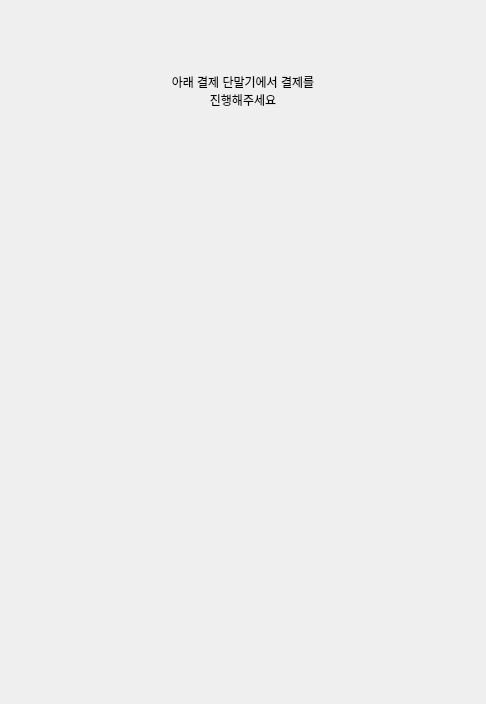
     <widget class="QWidget" name="page_card_pay_guide">
      <layout class="QVBoxLayout" name="verticalLayout_60">
       <property name="spacing">
        <number>0</number>
       </property>
       <property name="leftMargin">
        <number>0</number>
       </property>
       <property name="topMargin">
        <number>0</number>
       </property>
       <property name="rightMargin">
        <number>0</number>
       </property>
       <property name="bottomMargin">
        <number>0</number>
       </property>
       <item>
        <widget class="QWidget" name="widget_54" native="true">
         <property name="minimumSize">
          <size>
           <width>0</width>
           <height>0</height>
          </size>
         </property>
         <property name="maximumSize">
          <size>
           <width>16777215</width>
           <height>16777215</height>
          </size>
         </property>
         <layout class="QVBoxLayout" name="verticalLayout_57">
          <property name="spacing">
           <number>0</number>
          </property>
          <property name="leftMargin">
           <number>0</number>
          </property>
          <property name="topMargin">
           <number>0</number>
          </property>
          <property name="rightMargin">
           <number>0</number>
          </property>
          <property name="bottomMargin">
           <number>0</number>
          </property>
          <item>
           <widget class="QWidget" name="widget_55" native="true">
            <property name="minimumSize">
             <size>
              <width>0</width>
              <height>0</height>
             </size>
            </property>
            <property name="maximumSize">
             <size>
              <width>16777215</width>
              <height>16777215</height>
             </size>
            </property>
            <layout class="QVBoxLayout" name="verticalLayout_58">
             <item>
              <widget class="QWidget" name="widget_56" native="true">
               <layout class="QHBoxLayout" name="horizontalLayout_37">
                <item>
                 <widget class="QLabel" name="label_12">
                  <property name="minimumSize">
                   <size>
                    <width>40</width>
                    <height>40</height>
                   </size>
                  </property>
                  <property name="maximumSize">
                   <size>
                    <width>40</width>
                    <height>40</height>
                   </size>
                  </property>
                  <property name="text">
                   <string/>
                  </property>
                  <property name="pixmap">
                   <pixmap>../src/logo.png</pixmap>
                  </property>
                  <property name="scaledContents">
                   <bool>true</bool>
                  </property>
                 </widget>
                </item>
               </layout>
              </widget>
             </item>
             <item>
              <widget class="QLabel" name="label_ask_pay_way_2">
               <property name="text">
                <string>아래 결제 단말기에서 결제를
진행해주세요</string>
               </property>
               <property name="alignment">
                <set>Qt::AlignCenter</set>
               </property>
              </widget>
             </item>
             <item>
              <spacer name="verticalSpacer_24">
               <property name="orientation">
                <enum>Qt::Vertical</enum>
               </property>
               <property name="sizeType">
                <enum>QSizePolicy::Minimum</enum>
               </property>
               <property name="sizeHint" stdset="0">
                <size>
                 <width>20</width>
                 <height>40</height>
                </size>
               </property>
              </spacer>
             </item>
             <item>
              <widget class="QWidget" name="widget_57" native="true">
               <property name="minimumSize">
                <size>
                 <width>0</width>
                 <height>500</height>
                </size>
               </property>
               <property name="maximumSize">
                <size>
                 <width>16777215</width>
                 <height>500</height>
                </size>
               </property>
               <layout class="QHBoxLayout" name="horizontalLayout_38">
                <item>
                 <widget class="QWidget" name="widget_video_card" native="true">
                  <property name="minimumSize">
                   <size>
                    <width>450</width>
                    <height>450</height>
                   </size>
                  </property>
                  <property name="maximumSize">
                   <size>
                    <width>450</width>
                    <height>450</height>
                   </size>
                  </property>
                  <layout class="QVBoxLayout" name="verticalLayout_88">
                   <item>
                    <widget class="QLabel" name="label_card_insert_gif">
                     <property name="text">
                      <string/>
                     </property>
                     <property name="scaledContents">
                      <bool>true</bool>
                     </property>
                    </widget>
                   </item>
                  </layout>
                 </widget>
                </item>
               </layout>
              </widget>
             </item>
             <item>
              <spacer name="verticalSpacer_25">
               <property name="orientation">
                <enum>Qt::Vertical</enum>
               </property>
               <property name="sizeHint" stdset="0">
                <size>
                 <width>20</width>
                 <height>40</height>
                </size>
               </property>
              </spacer>
             </item>
            </layout>
           </widget>
          </item>
         </layout>
        </widget>
       </item>
      </layout>
     </widget>
